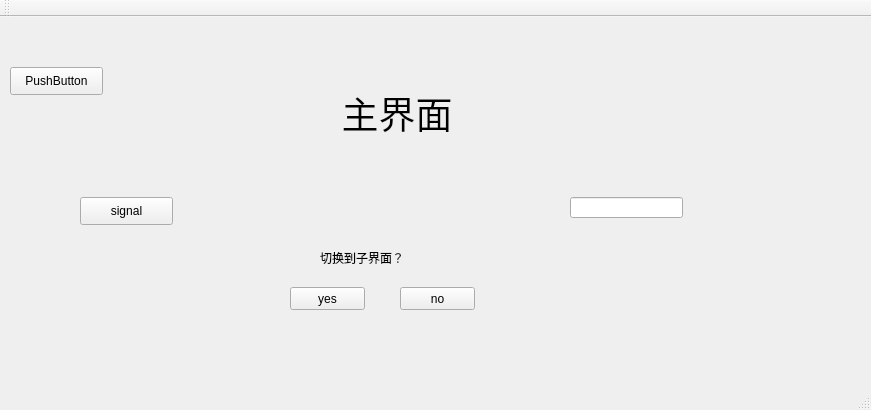
<?xml version="1.0" encoding="UTF-8"?>
<ui version="4.0">
 <class>MainWindow</class>
 <widget class="QMainWindow" name="MainWindow">
  <property name="geometry">
   <rect>
    <x>0</x>
    <y>0</y>
    <width>871</width>
    <height>410</height>
   </rect>
  </property>
  <property name="windowTitle">
   <string>MainWindow</string>
  </property>
  <widget class="QWidget" name="centralWidget">
   <widget class="QLabel" name="label">
    <property name="geometry">
     <rect>
      <x>280</x>
      <y>50</y>
      <width>251</width>
      <height>91</height>
     </rect>
    </property>
    <property name="font">
     <font>
      <family>Arial</family>
      <pointsize>28</pointsize>
     </font>
    </property>
    <property name="text">
     <string>      主界面</string>
    </property>
   </widget>
   <widget class="QLabel" name="label_2">
    <property name="geometry">
     <rect>
      <x>320</x>
      <y>220</y>
      <width>111</width>
      <height>41</height>
     </rect>
    </property>
    <property name="text">
     <string>切换到子界面？</string>
    </property>
   </widget>
   <widget class="QPushButton" name="pushButton">
    <property name="geometry">
     <rect>
      <x>290</x>
      <y>270</y>
      <width>75</width>
      <height>23</height>
     </rect>
    </property>
    <property name="text">
     <string>yes</string>
    </property>
   </widget>
   <widget class="QPushButton" name="pushButton_2">
    <property name="geometry">
     <rect>
      <x>400</x>
      <y>270</y>
      <width>75</width>
      <height>23</height>
     </rect>
    </property>
    <property name="text">
     <string>no</string>
    </property>
   </widget>
   <widget class="QPushButton" name="pushButton_3">
    <property name="geometry">
     <rect>
      <x>10</x>
      <y>50</y>
      <width>93</width>
      <height>28</height>
     </rect>
    </property>
    <property name="text">
     <string>PushButton</string>
    </property>
   </widget>
   <widget class="QLineEdit" name="lineEdit">
    <property name="geometry">
     <rect>
      <x>570</x>
      <y>180</y>
      <width>113</width>
      <height>21</height>
     </rect>
    </property>
   </widget>
   <widget class="QPushButton" name="pushButton_4">
    <property name="geometry">
     <rect>
      <x>80</x>
      <y>180</y>
      <width>93</width>
      <height>28</height>
     </rect>
    </property>
    <property name="text">
     <string>signal</string>
    </property>
   </widget>
  </widget>
  <widget class="QMenuBar" name="menuBar">
   <property name="geometry">
    <rect>
     <x>0</x>
     <y>0</y>
     <width>871</width>
     <height>26</height>
    </rect>
   </property>
  </widget>
  <widget class="QToolBar" name="mainToolBar">
   <attribute name="toolBarArea">
    <enum>TopToolBarArea</enum>
   </attribute>
   <attribute name="toolBarBreak">
    <bool>false</bool>
   </attribute>
  </widget>
  <widget class="QStatusBar" name="statusBar"/>
 </widget>
 <layoutdefault spacing="6" margin="11"/>
 <resources/>
 <connections/>
</ui>
